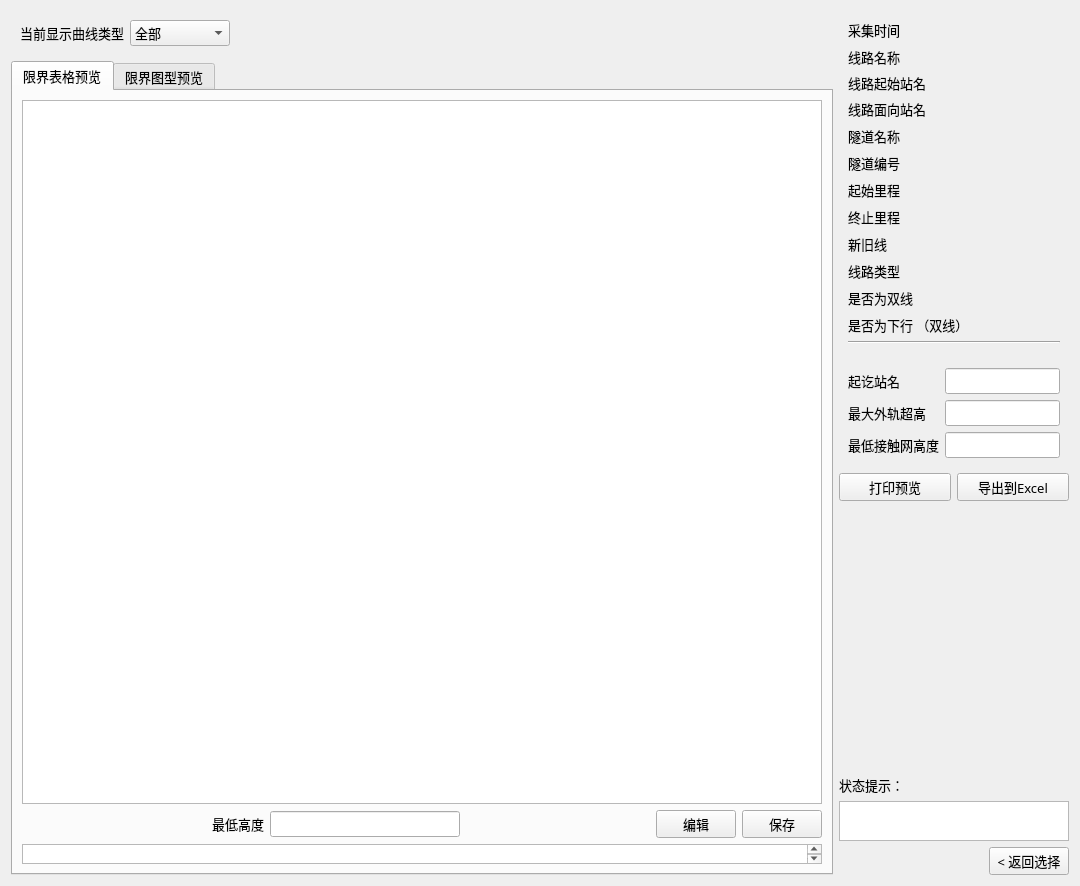
<?xml version="1.0" encoding="UTF-8"?>
<ui version="4.0">
 <class>OutputClearanceWidget</class>
 <widget class="QWidget" name="OutputClearanceWidget">
  <property name="geometry">
   <rect>
    <x>0</x>
    <y>0</y>
    <width>1080</width>
    <height>886</height>
   </rect>
  </property>
  <property name="font">
   <font>
    <family>微软雅黑</family>
    <pointsize>10</pointsize>
   </font>
  </property>
  <property name="windowTitle">
   <string>Form</string>
  </property>
  <layout class="QGridLayout" name="gridLayout_6">
   <item row="0" column="0">
    <layout class="QVBoxLayout" name="verticalLayout_5">
     <item>
      <widget class="QWidget" name="widget" native="true">
       <layout class="QGridLayout" name="gridLayout_3">
        <item row="0" column="0">
         <widget class="QLabel" name="label">
          <property name="text">
           <string>当前显示曲线类型</string>
          </property>
         </widget>
        </item>
        <item row="0" column="4">
         <widget class="QComboBox" name="comboBox_outCurveType">
          <property name="minimumSize">
           <size>
            <width>100</width>
            <height>0</height>
           </size>
          </property>
          <item>
           <property name="text">
            <string>全部</string>
           </property>
          </item>
          <item>
           <property name="text">
            <string>直线</string>
           </property>
          </item>
          <item>
           <property name="text">
            <string>左转曲线</string>
           </property>
          </item>
          <item>
           <property name="text">
            <string>右转曲线</string>
           </property>
          </item>
         </widget>
        </item>
        <item row="0" column="5">
         <spacer name="horizontalSpacer_4">
          <property name="orientation">
           <enum>Qt::Horizontal</enum>
          </property>
          <property name="sizeHint" stdset="0">
           <size>
            <width>40</width>
            <height>20</height>
           </size>
          </property>
         </spacer>
        </item>
       </layout>
      </widget>
     </item>
     <item>
      <widget class="QTabWidget" name="tabWidget">
       <property name="currentIndex">
        <number>0</number>
       </property>
       <widget class="QWidget" name="tab">
        <attribute name="title">
         <string>限界表格预览</string>
        </attribute>
        <layout class="QVBoxLayout" name="verticalLayout_6">
         <item>
          <widget class="QTableWidget" name="tableWidget">
           <property name="minimumSize">
            <size>
             <width>0</width>
             <height>0</height>
            </size>
           </property>
          </widget>
         </item>
         <item>
          <layout class="QHBoxLayout" name="horizontalLayout_3">
           <item>
            <spacer name="horizontalSpacer_2">
             <property name="orientation">
              <enum>Qt::Horizontal</enum>
             </property>
             <property name="sizeHint" stdset="0">
              <size>
               <width>40</width>
               <height>20</height>
              </size>
             </property>
            </spacer>
           </item>
           <item>
            <widget class="QLabel" name="label_7">
             <property name="text">
              <string>最低高度</string>
             </property>
            </widget>
           </item>
           <item>
            <widget class="QLineEdit" name="lineEdit_minHeight"/>
           </item>
           <item>
            <spacer name="horizontalSpacer">
             <property name="orientation">
              <enum>Qt::Horizontal</enum>
             </property>
             <property name="sizeHint" stdset="0">
              <size>
               <width>40</width>
               <height>20</height>
              </size>
             </property>
            </spacer>
           </item>
           <item>
            <widget class="QPushButton" name="modifyButton">
             <property name="text">
              <string>编辑</string>
             </property>
             <property name="icon">
              <iconset resource="../../../lz_client_main/resource/icons.qrc">
               <normaloff>:/image/modify.png</normaloff>:/image/modify.png</iconset>
             </property>
            </widget>
           </item>
           <item>
            <widget class="QPushButton" name="saveButton">
             <property name="text">
              <string>保存</string>
             </property>
             <property name="icon">
              <iconset resource="../../../lz_client_main/resource/icons.qrc">
               <normaloff>:/image/filesave.png</normaloff>:/image/filesave.png</iconset>
             </property>
            </widget>
           </item>
          </layout>
         </item>
         <item>
          <widget class="QTextEdit" name="statusArea">
           <property name="maximumSize">
            <size>
             <width>16777215</width>
             <height>20</height>
            </size>
           </property>
          </widget>
         </item>
        </layout>
       </widget>
       <widget class="QWidget" name="tab_2">
        <attribute name="title">
         <string>限界图型预览</string>
        </attribute>
        <layout class="QVBoxLayout" name="verticalLayout">
         <item>
          <layout class="QHBoxLayout" name="horizontalLayout">
           <item>
            <spacer name="horizontalSpacer_3">
             <property name="orientation">
              <enum>Qt::Horizontal</enum>
             </property>
             <property name="sizeHint" stdset="0">
              <size>
               <width>40</width>
               <height>20</height>
              </size>
             </property>
            </spacer>
           </item>
           <item>
            <widget class="QLabel" name="label_12">
             <property name="font">
              <font>
               <family>微软雅黑</family>
               <pointsize>11</pointsize>
              </font>
             </property>
             <property name="text">
              <string>基础限界类型</string>
             </property>
            </widget>
           </item>
           <item>
            <widget class="QComboBox" name="comboBox_OutImageType">
             <property name="minimumSize">
              <size>
               <width>200</width>
               <height>0</height>
              </size>
             </property>
             <item>
              <property name="text">
               <string>基本建筑限界</string>
              </property>
             </item>
             <item>
              <property name="text">
               <string>双层集装箱建筑限界</string>
              </property>
             </item>
            </widget>
           </item>
          </layout>
         </item>
         <item>
          <widget class="QWidget" name="graphicsView" native="true">
           <property name="sizePolicy">
            <sizepolicy hsizetype="Preferred" vsizetype="Preferred">
             <horstretch>0</horstretch>
             <verstretch>0</verstretch>
            </sizepolicy>
           </property>
           <property name="minimumSize">
            <size>
             <width>800</width>
             <height>0</height>
            </size>
           </property>
          </widget>
         </item>
        </layout>
       </widget>
      </widget>
     </item>
    </layout>
   </item>
   <item row="0" column="1">
    <layout class="QGridLayout" name="gridLayout_4">
     <item row="3" column="0">
      <spacer name="verticalSpacer">
       <property name="orientation">
        <enum>Qt::Vertical</enum>
       </property>
       <property name="sizeHint" stdset="0">
        <size>
         <width>20</width>
         <height>278</height>
        </size>
       </property>
      </spacer>
     </item>
     <item row="4" column="0">
      <widget class="QLabel" name="label_3">
       <property name="maximumSize">
        <size>
         <width>16777215</width>
         <height>16777215</height>
        </size>
       </property>
       <property name="text">
        <string>状态提示：</string>
       </property>
      </widget>
     </item>
     <item row="6" column="0">
      <widget class="QTextBrowser" name="status">
       <property name="maximumSize">
        <size>
         <width>16777215</width>
         <height>40</height>
        </size>
       </property>
      </widget>
     </item>
     <item row="7" column="0">
      <layout class="QGridLayout" name="gridLayout_5">
       <item row="0" column="0">
        <spacer name="horizontalSpacer_5">
         <property name="orientation">
          <enum>Qt::Horizontal</enum>
         </property>
         <property name="sizeHint" stdset="0">
          <size>
           <width>40</width>
           <height>20</height>
          </size>
         </property>
        </spacer>
       </item>
       <item row="0" column="1">
        <widget class="QPushButton" name="backButton">
         <property name="text">
          <string>&lt; 返回选择</string>
         </property>
        </widget>
       </item>
      </layout>
     </item>
     <item row="2" column="0">
      <layout class="QGridLayout" name="gridLayout_2">
       <item row="3" column="0">
        <widget class="QPushButton" name="pdfPreviewButton">
         <property name="font">
          <font>
           <pointsize>10</pointsize>
          </font>
         </property>
         <property name="text">
          <string>打印预览</string>
         </property>
         <property name="icon">
          <iconset resource="../../../lz_client_main/resource/icons.qrc">
           <normaloff>:/image/showdoc.png</normaloff>:/image/showdoc.png</iconset>
         </property>
        </widget>
       </item>
       <item row="1" column="0" colspan="2">
        <widget class="QStackedWidget" name="stackedWidget">
         <property name="currentIndex">
          <number>0</number>
         </property>
         <widget class="QWidget" name="page">
          <layout class="QGridLayout" name="gridLayout">
           <item row="0" column="0">
            <widget class="QLabel" name="collectdate">
             <property name="font">
              <font>
               <pointsize>10</pointsize>
              </font>
             </property>
             <property name="text">
              <string>采集时间</string>
             </property>
            </widget>
           </item>
           <item row="0" column="1">
            <widget class="QLabel" name="lineEdit_collectdate">
             <property name="font">
              <font>
               <pointsize>10</pointsize>
              </font>
             </property>
             <property name="text">
              <string/>
             </property>
            </widget>
           </item>
           <item row="1" column="0">
            <widget class="QLabel" name="linenameLabel">
             <property name="minimumSize">
              <size>
               <width>31</width>
               <height>21</height>
              </size>
             </property>
             <property name="font">
              <font>
               <family>微软雅黑</family>
               <pointsize>10</pointsize>
              </font>
             </property>
             <property name="text">
              <string>线路名称</string>
             </property>
             <property name="alignment">
              <set>Qt::AlignLeading|Qt::AlignLeft|Qt::AlignVCenter</set>
             </property>
            </widget>
           </item>
           <item row="1" column="1">
            <widget class="QLabel" name="lineEdit_linename">
             <property name="minimumSize">
              <size>
               <width>80</width>
               <height>0</height>
              </size>
             </property>
             <property name="font">
              <font>
               <pointsize>10</pointsize>
              </font>
             </property>
             <property name="alignment">
              <set>Qt::AlignLeading|Qt::AlignLeft|Qt::AlignVCenter</set>
             </property>
            </widget>
           </item>
           <item row="2" column="0">
            <widget class="QLabel" name="startStationLabel">
             <property name="font">
              <font>
               <pointsize>10</pointsize>
              </font>
             </property>
             <property name="text">
              <string>线路起始站名</string>
             </property>
            </widget>
           </item>
           <item row="2" column="1">
            <widget class="QLabel" name="lineEdit_startStation">
             <property name="font">
              <font>
               <pointsize>10</pointsize>
              </font>
             </property>
             <property name="text">
              <string/>
             </property>
            </widget>
           </item>
           <item row="3" column="0">
            <widget class="QLabel" name="endStationLabel">
             <property name="font">
              <font>
               <pointsize>10</pointsize>
              </font>
             </property>
             <property name="text">
              <string>线路面向站名</string>
             </property>
            </widget>
           </item>
           <item row="3" column="1">
            <widget class="QLabel" name="lineEdit_endStation">
             <property name="font">
              <font>
               <pointsize>10</pointsize>
              </font>
             </property>
             <property name="text">
              <string/>
             </property>
            </widget>
           </item>
           <item row="4" column="0">
            <widget class="QLabel" name="tunnelNameLabel">
             <property name="minimumSize">
              <size>
               <width>31</width>
               <height>21</height>
              </size>
             </property>
             <property name="font">
              <font>
               <family>微软雅黑</family>
               <pointsize>10</pointsize>
              </font>
             </property>
             <property name="text">
              <string>隧道名称</string>
             </property>
             <property name="alignment">
              <set>Qt::AlignLeading|Qt::AlignLeft|Qt::AlignVCenter</set>
             </property>
            </widget>
           </item>
           <item row="4" column="1">
            <widget class="QLabel" name="lineEdit_name">
             <property name="minimumSize">
              <size>
               <width>80</width>
               <height>0</height>
              </size>
             </property>
             <property name="font">
              <font>
               <pointsize>10</pointsize>
              </font>
             </property>
             <property name="text">
              <string/>
             </property>
             <property name="alignment">
              <set>Qt::AlignLeading|Qt::AlignLeft|Qt::AlignVCenter</set>
             </property>
            </widget>
           </item>
           <item row="5" column="0">
            <widget class="QLabel" name="tunnelStdNumLabel">
             <property name="minimumSize">
              <size>
               <width>31</width>
               <height>21</height>
              </size>
             </property>
             <property name="font">
              <font>
               <family>微软雅黑</family>
               <pointsize>10</pointsize>
              </font>
             </property>
             <property name="text">
              <string>隧道编号</string>
             </property>
             <property name="alignment">
              <set>Qt::AlignLeading|Qt::AlignLeft|Qt::AlignVCenter</set>
             </property>
            </widget>
           </item>
           <item row="5" column="1">
            <widget class="QLabel" name="lineEdit_IDstd">
             <property name="minimumSize">
              <size>
               <width>80</width>
               <height>0</height>
              </size>
             </property>
             <property name="font">
              <font>
               <pointsize>10</pointsize>
              </font>
             </property>
             <property name="text">
              <string/>
             </property>
             <property name="alignment">
              <set>Qt::AlignLeading|Qt::AlignLeft|Qt::AlignVCenter</set>
             </property>
            </widget>
           </item>
           <item row="6" column="0">
            <widget class="QLabel" name="startPointLabel">
             <property name="minimumSize">
              <size>
               <width>31</width>
               <height>21</height>
              </size>
             </property>
             <property name="font">
              <font>
               <family>微软雅黑</family>
               <pointsize>10</pointsize>
              </font>
             </property>
             <property name="text">
              <string>起始里程</string>
             </property>
             <property name="alignment">
              <set>Qt::AlignLeading|Qt::AlignLeft|Qt::AlignVCenter</set>
             </property>
            </widget>
           </item>
           <item row="6" column="1">
            <widget class="QLabel" name="lineEdit_startPoint">
             <property name="minimumSize">
              <size>
               <width>80</width>
               <height>0</height>
              </size>
             </property>
             <property name="font">
              <font>
               <pointsize>10</pointsize>
              </font>
             </property>
             <property name="text">
              <string/>
             </property>
             <property name="alignment">
              <set>Qt::AlignLeading|Qt::AlignLeft|Qt::AlignVCenter</set>
             </property>
            </widget>
           </item>
           <item row="7" column="0">
            <widget class="QLabel" name="endPointLabel">
             <property name="minimumSize">
              <size>
               <width>31</width>
               <height>21</height>
              </size>
             </property>
             <property name="font">
              <font>
               <family>微软雅黑</family>
               <pointsize>10</pointsize>
              </font>
             </property>
             <property name="text">
              <string>终止里程</string>
             </property>
             <property name="alignment">
              <set>Qt::AlignLeading|Qt::AlignLeft|Qt::AlignVCenter</set>
             </property>
            </widget>
           </item>
           <item row="7" column="1">
            <widget class="QLabel" name="lineEdit_endPoint">
             <property name="minimumSize">
              <size>
               <width>80</width>
               <height>0</height>
              </size>
             </property>
             <property name="font">
              <font>
               <pointsize>10</pointsize>
              </font>
             </property>
             <property name="text">
              <string/>
             </property>
             <property name="alignment">
              <set>Qt::AlignLeading|Qt::AlignLeft|Qt::AlignVCenter</set>
             </property>
            </widget>
           </item>
           <item row="8" column="0">
            <widget class="QLabel" name="isOldLineLabel">
             <property name="minimumSize">
              <size>
               <width>31</width>
               <height>21</height>
              </size>
             </property>
             <property name="font">
              <font>
               <family>微软雅黑</family>
               <pointsize>10</pointsize>
              </font>
             </property>
             <property name="text">
              <string>新旧线</string>
             </property>
             <property name="alignment">
              <set>Qt::AlignLeading|Qt::AlignLeft|Qt::AlignVCenter</set>
             </property>
            </widget>
           </item>
           <item row="8" column="1">
            <widget class="QLabel" name="lineEdit_isNew">
             <property name="minimumSize">
              <size>
               <width>80</width>
               <height>0</height>
              </size>
             </property>
             <property name="font">
              <font>
               <pointsize>10</pointsize>
              </font>
             </property>
             <property name="text">
              <string/>
             </property>
             <property name="alignment">
              <set>Qt::AlignLeading|Qt::AlignLeft|Qt::AlignVCenter</set>
             </property>
            </widget>
           </item>
           <item row="9" column="0">
            <widget class="QLabel" name="lineTypeLabel">
             <property name="minimumSize">
              <size>
               <width>31</width>
               <height>21</height>
              </size>
             </property>
             <property name="font">
              <font>
               <family>微软雅黑</family>
               <pointsize>10</pointsize>
              </font>
             </property>
             <property name="text">
              <string>线路类型</string>
             </property>
             <property name="alignment">
              <set>Qt::AlignLeading|Qt::AlignLeft|Qt::AlignVCenter</set>
             </property>
            </widget>
           </item>
           <item row="9" column="1">
            <widget class="QLabel" name="lineEdit_lineType">
             <property name="minimumSize">
              <size>
               <width>80</width>
               <height>0</height>
              </size>
             </property>
             <property name="font">
              <font>
               <pointsize>10</pointsize>
              </font>
             </property>
             <property name="text">
              <string/>
             </property>
             <property name="alignment">
              <set>Qt::AlignLeading|Qt::AlignLeft|Qt::AlignVCenter</set>
             </property>
            </widget>
           </item>
           <item row="10" column="0">
            <widget class="QLabel" name="isDoubleLineLabel">
             <property name="minimumSize">
              <size>
               <width>31</width>
               <height>21</height>
              </size>
             </property>
             <property name="font">
              <font>
               <family>微软雅黑</family>
               <pointsize>10</pointsize>
              </font>
             </property>
             <property name="text">
              <string>是否为双线</string>
             </property>
             <property name="alignment">
              <set>Qt::AlignLeading|Qt::AlignLeft|Qt::AlignVCenter</set>
             </property>
            </widget>
           </item>
           <item row="10" column="1">
            <widget class="QLabel" name="lineEdit_isDoubleLine">
             <property name="minimumSize">
              <size>
               <width>80</width>
               <height>0</height>
              </size>
             </property>
             <property name="font">
              <font>
               <pointsize>10</pointsize>
              </font>
             </property>
             <property name="text">
              <string/>
             </property>
             <property name="alignment">
              <set>Qt::AlignLeading|Qt::AlignLeft|Qt::AlignVCenter</set>
             </property>
            </widget>
           </item>
           <item row="11" column="0">
            <widget class="QLabel" name="isDownLinkLabel">
             <property name="minimumSize">
              <size>
               <width>31</width>
               <height>21</height>
              </size>
             </property>
             <property name="font">
              <font>
               <family>微软雅黑</family>
               <pointsize>10</pointsize>
              </font>
             </property>
             <property name="text">
              <string>是否为下行 （双线）</string>
             </property>
             <property name="alignment">
              <set>Qt::AlignLeading|Qt::AlignLeft|Qt::AlignVCenter</set>
             </property>
            </widget>
           </item>
           <item row="11" column="1">
            <widget class="QLabel" name="lineEdit_isDownLink">
             <property name="minimumSize">
              <size>
               <width>80</width>
               <height>0</height>
              </size>
             </property>
             <property name="font">
              <font>
               <pointsize>10</pointsize>
              </font>
             </property>
             <property name="text">
              <string/>
             </property>
             <property name="alignment">
              <set>Qt::AlignLeading|Qt::AlignLeft|Qt::AlignVCenter</set>
             </property>
            </widget>
           </item>
           <item row="13" column="0" colspan="2">
            <widget class="Line" name="line_2">
             <property name="orientation">
              <enum>Qt::Horizontal</enum>
             </property>
            </widget>
           </item>
          </layout>
         </widget>
         <widget class="QWidget" name="page_2">
          <property name="maximumSize">
           <size>
            <width>16777215</width>
            <height>300</height>
           </size>
          </property>
          <layout class="QVBoxLayout" name="verticalLayout_2">
           <item>
            <widget class="QLabel" name="label_2">
             <property name="text">
              <string>从以下隧道综合区段桥隧建筑限界：</string>
             </property>
            </widget>
           </item>
           <item>
            <widget class="QListView" name="listView"/>
           </item>
           <item>
            <layout class="QHBoxLayout" name="horizontalLayout_4">
             <item>
              <spacer name="horizontalSpacer_6">
               <property name="orientation">
                <enum>Qt::Horizontal</enum>
               </property>
               <property name="sizeHint" stdset="0">
                <size>
                 <width>40</width>
                 <height>20</height>
                </size>
               </property>
              </spacer>
             </item>
             <item>
              <widget class="QPushButton" name="exportAllToExcelsButton">
               <property name="text">
                <string>批量导出到Excel</string>
               </property>
               <property name="icon">
                <iconset resource="../../../lz_client_main/resource/icons.qrc">
                 <normaloff>:/image/export.png</normaloff>:/image/export.png</iconset>
               </property>
              </widget>
             </item>
            </layout>
           </item>
           <item>
            <widget class="Line" name="line">
             <property name="orientation">
              <enum>Qt::Horizontal</enum>
             </property>
            </widget>
           </item>
          </layout>
         </widget>
        </widget>
       </item>
       <item row="3" column="1">
        <widget class="QPushButton" name="excelViewButton">
         <property name="font">
          <font>
           <pointsize>10</pointsize>
          </font>
         </property>
         <property name="toolTip">
          <string>&lt;html&gt;&lt;head/&gt;&lt;body&gt;&lt;p&gt;导出到Excel，请确定您的计算机已安装Windows的Office软件。&lt;/p&gt;&lt;/body&gt;&lt;/html&gt;</string>
         </property>
         <property name="text">
          <string>导出到Excel</string>
         </property>
         <property name="icon">
          <iconset resource="../../../lz_client_main/resource/icons.qrc">
           <normaloff>:/image/export.png</normaloff>:/image/export.png</iconset>
         </property>
        </widget>
       </item>
       <item row="2" column="0" colspan="2">
        <widget class="QWidget" name="widget_2" native="true">
         <layout class="QGridLayout" name="gridLayout_7">
          <item row="1" column="0">
           <widget class="QLabel" name="label_9">
            <property name="text">
             <string>最大外轨超高</string>
            </property>
           </widget>
          </item>
          <item row="0" column="1">
           <widget class="QLineEdit" name="tunnelstartendstationedit"/>
          </item>
          <item row="0" column="0">
           <widget class="QLabel" name="tunnelstartendstationlabel">
            <property name="text">
             <string>起讫站名</string>
            </property>
           </widget>
          </item>
          <item row="2" column="0">
           <widget class="QLabel" name="label_10">
            <property name="text">
             <string>最低接触网高度</string>
            </property>
           </widget>
          </item>
          <item row="1" column="1">
           <widget class="QLineEdit" name="maxwaiguichaogaoedit"/>
          </item>
          <item row="2" column="1">
           <widget class="QLineEdit" name="jiechuwanggaoduedit"/>
          </item>
         </layout>
        </widget>
       </item>
      </layout>
     </item>
    </layout>
   </item>
  </layout>
 </widget>
 <resources>
  <include location="../../../lz_client_main/resource/icons.qrc"/>
 </resources>
 <connections/>
</ui>
